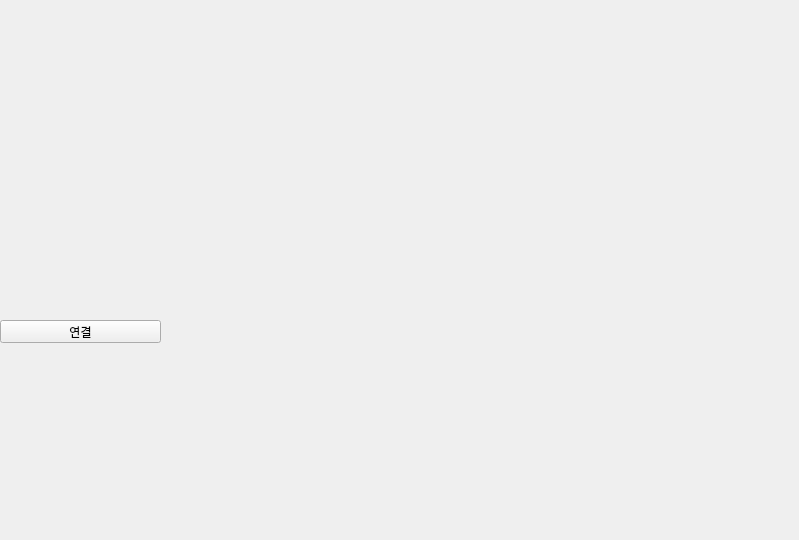
<?xml version="1.0" encoding="UTF-8"?>
<ui version="4.0">
 <class>Pannel</class>
 <widget class="QWidget" name="Pannel">
  <property name="geometry">
   <rect>
    <x>0</x>
    <y>0</y>
    <width>799</width>
    <height>540</height>
   </rect>
  </property>
  <property name="windowTitle">
   <string>Form</string>
  </property>
  <widget class="QPushButton" name="pb_connect">
   <property name="geometry">
    <rect>
     <x>0</x>
     <y>320</y>
     <width>161</width>
     <height>23</height>
    </rect>
   </property>
   <property name="text">
    <string>연결</string>
   </property>
  </widget>
  <widget class="QWidget" name="widgetCommSet" native="true">
   <property name="geometry">
    <rect>
     <x>0</x>
     <y>0</y>
     <width>161</width>
     <height>311</height>
    </rect>
   </property>
  </widget>
  <widget class="QWidget" name="widgetDisplayPannel" native="true">
   <property name="geometry">
    <rect>
     <x>170</x>
     <y>0</y>
     <width>631</width>
     <height>347</height>
    </rect>
   </property>
   <property name="autoFillBackground">
    <bool>false</bool>
   </property>
   <zorder>groupBox</zorder>
  </widget>
  <widget class="QWidget" name="widgetInputManager" native="true">
   <property name="geometry">
    <rect>
     <x>0</x>
     <y>350</y>
     <width>620</width>
     <height>191</height>
    </rect>
   </property>
   <property name="minimumSize">
    <size>
     <width>124</width>
     <height>0</height>
    </size>
   </property>
   <property name="baseSize">
    <size>
     <width>86</width>
     <height>0</height>
    </size>
   </property>
   <property name="palette">
    <palette>
     <active>
      <colorrole role="BrightText">
       <brush brushstyle="SolidPattern">
        <color alpha="255">
         <red>255</red>
         <green>255</green>
         <blue>255</blue>
        </color>
       </brush>
      </colorrole>
      <colorrole role="Base">
       <brush brushstyle="SolidPattern">
        <color alpha="255">
         <red>255</red>
         <green>255</green>
         <blue>127</blue>
        </color>
       </brush>
      </colorrole>
     </active>
     <inactive>
      <colorrole role="BrightText">
       <brush brushstyle="SolidPattern">
        <color alpha="255">
         <red>255</red>
         <green>255</green>
         <blue>255</blue>
        </color>
       </brush>
      </colorrole>
      <colorrole role="Base">
       <brush brushstyle="SolidPattern">
        <color alpha="255">
         <red>255</red>
         <green>255</green>
         <blue>127</blue>
        </color>
       </brush>
      </colorrole>
     </inactive>
     <disabled>
      <colorrole role="BrightText">
       <brush brushstyle="SolidPattern">
        <color alpha="255">
         <red>255</red>
         <green>255</green>
         <blue>255</blue>
        </color>
       </brush>
      </colorrole>
      <colorrole role="Base">
       <brush brushstyle="SolidPattern">
        <color alpha="255">
         <red>240</red>
         <green>240</green>
         <blue>240</blue>
        </color>
       </brush>
      </colorrole>
     </disabled>
    </palette>
   </property>
   <property name="toolTip">
    <string/>
   </property>
  </widget>
  <widget class="QWidget" name="widgetProtocolManager" native="true">
   <property name="geometry">
    <rect>
     <x>630</x>
     <y>350</y>
     <width>171</width>
     <height>191</height>
    </rect>
   </property>
  </widget>
 </widget>
 <resources/>
 <connections>
  <connection>
   <sender>pb_connect</sender>
   <signal>clicked()</signal>
   <receiver>Pannel</receiver>
   <slot>slot_connect()</slot>
   <hints>
    <hint type="sourcelabel">
     <x>138</x>
     <y>332</y>
    </hint>
    <hint type="destinationlabel">
     <x>-27</x>
     <y>330</y>
    </hint>
   </hints>
  </connection>
 </connections>
 <slots>
  <slot>slot_connect()</slot>
 </slots>
</ui>
